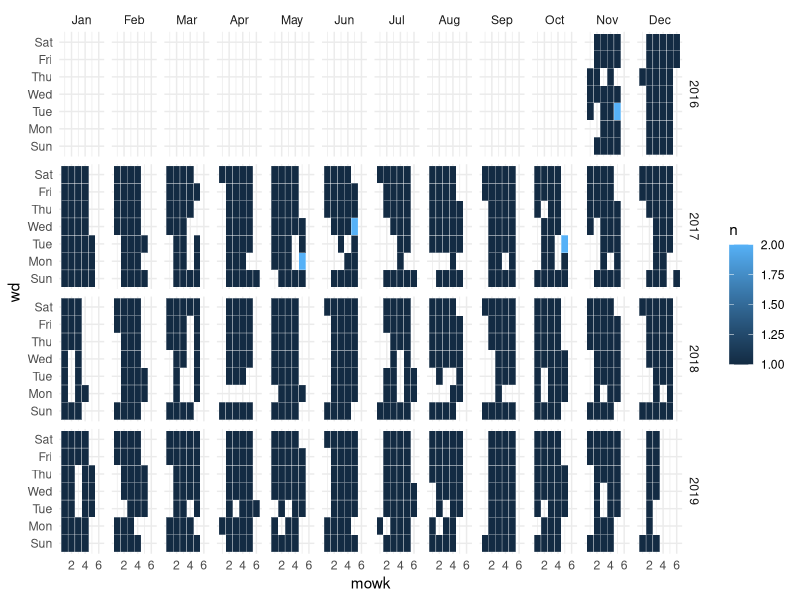

Write R code to recreate this figure. (Note: this script raises an error after producing the figure.)
library(lubridate)
library(tidyverse)

raw.ratings = read_csv('ratings-uncleaned.csv')

raw.ratings

raw.ratings %>% arrange(-viewers)

date.df = raw.ratings %>% 
  distinct(rangestart, rangeend) %>% 
  mutate(
    dates = map2(
      rangestart,
      rangeend,
      ~seq(.x, .y, by = '1 day')
    )
  ) %>% 
  unnest(cols = c(dates)) %>% 
  count(dates) %>% 
  mutate(
    yrmo = floor_date(dates, unit = 'months'),
    yr = year(dates),
    mo = month(dates, label = TRUE),
    wd = wday(dates, label = TRUE),
    wk = week(dates),
  ) %>% 
  group_by(yrmo) %>% 
  mutate(mowk = wk - min(wk) + 1)

date.df %>% 
  ggplot(aes(mowk, wd, fill = n)) +
  geom_tile(colour = 'white') +
  facet_grid(yr ~ mo) +
  theme_minimal()

# ggplot(dat, aes(monthweek, weekdayf, fill = VIX.Close)) + 
#   geom_tile(colour = "white") +
#   facet_grid(year~monthf) +
#   scale_fill_gradient(low="red", high="yellow") +
#   opts(title = "Time-Series Calendar Heatmap") +
#   xlab("Week of Month") +
#   ylab("")
# P


# comps = raw.ratings %>%
#   count(comp) %>% 
#   arrange(-n)
# 
# comps
# 
# comps %>% write_csv('ratings-comps.csv')

comps

## get comps from google sheet

rawgames %>% filter(comp == 'Championship')
